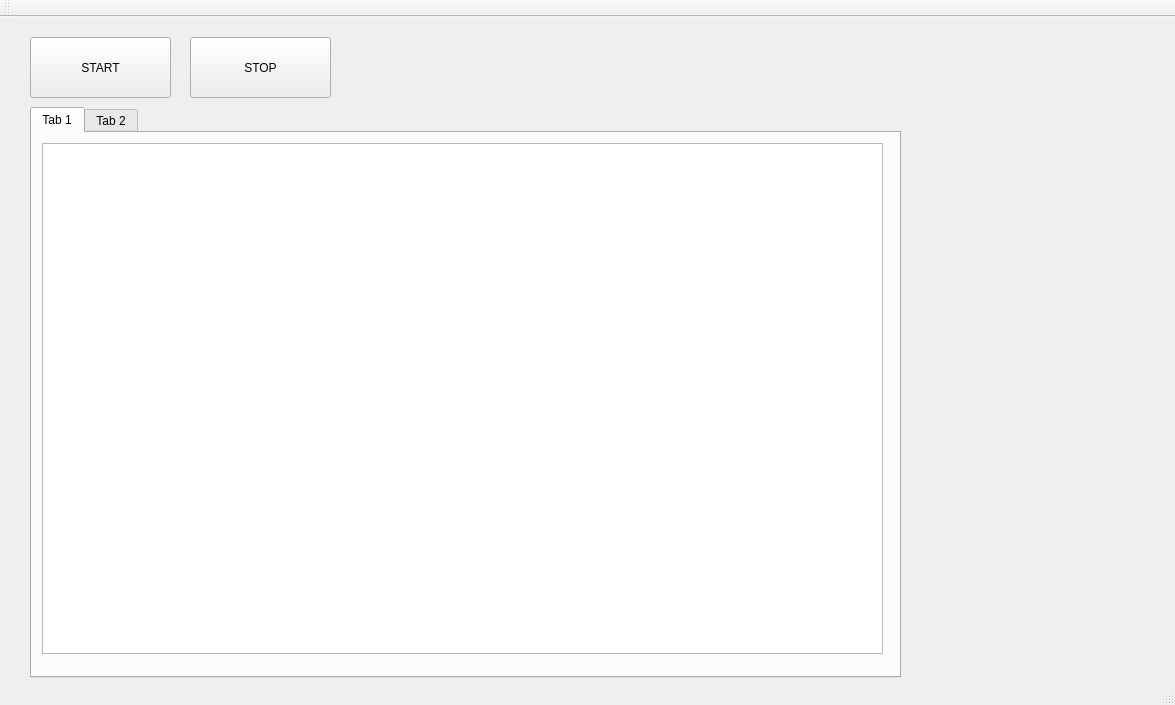
<?xml version="1.0" encoding="UTF-8"?>
<ui version="4.0">
 <class>Service</class>
 <widget class="QMainWindow" name="Service">
  <property name="geometry">
   <rect>
    <x>0</x>
    <y>0</y>
    <width>1175</width>
    <height>705</height>
   </rect>
  </property>
  <property name="windowTitle">
   <string>Service</string>
  </property>
  <widget class="QWidget" name="centralWidget">
   <widget class="QTabWidget" name="tabWidget">
    <property name="geometry">
     <rect>
      <x>30</x>
      <y>90</y>
      <width>871</width>
      <height>571</height>
     </rect>
    </property>
    <property name="currentIndex">
     <number>0</number>
    </property>
    <widget class="QWidget" name="serverInfoTab">
     <attribute name="title">
      <string>Tab 1</string>
     </attribute>
     <widget class="QTableWidget" name="clientTable">
      <property name="geometry">
       <rect>
        <x>10</x>
        <y>10</y>
        <width>841</width>
        <height>511</height>
       </rect>
      </property>
     </widget>
    </widget>
    <widget class="QWidget" name="preprocessingTab">
     <attribute name="title">
      <string>Tab 2</string>
     </attribute>
     <widget class="QLabel" name="originalImg">
      <property name="geometry">
       <rect>
        <x>20</x>
        <y>20</y>
        <width>271</width>
        <height>421</height>
       </rect>
      </property>
      <property name="text">
       <string/>
      </property>
     </widget>
     <widget class="QLabel" name="skeletonImg">
      <property name="geometry">
       <rect>
        <x>360</x>
        <y>20</y>
        <width>271</width>
        <height>421</height>
       </rect>
      </property>
      <property name="text">
       <string/>
      </property>
     </widget>
    </widget>
   </widget>
   <widget class="QPushButton" name="startServerBT">
    <property name="geometry">
     <rect>
      <x>30</x>
      <y>20</y>
      <width>141</width>
      <height>61</height>
     </rect>
    </property>
    <property name="text">
     <string>START</string>
    </property>
   </widget>
   <widget class="QPushButton" name="stopServerBT">
    <property name="geometry">
     <rect>
      <x>190</x>
      <y>20</y>
      <width>141</width>
      <height>61</height>
     </rect>
    </property>
    <property name="text">
     <string>STOP</string>
    </property>
   </widget>
  </widget>
  <widget class="QMenuBar" name="menuBar">
   <property name="geometry">
    <rect>
     <x>0</x>
     <y>0</y>
     <width>1175</width>
     <height>22</height>
    </rect>
   </property>
  </widget>
  <widget class="QToolBar" name="mainToolBar">
   <attribute name="toolBarArea">
    <enum>TopToolBarArea</enum>
   </attribute>
   <attribute name="toolBarBreak">
    <bool>false</bool>
   </attribute>
  </widget>
  <widget class="QStatusBar" name="statusBar"/>
 </widget>
 <layoutdefault spacing="6" margin="11"/>
 <resources/>
 <connections/>
</ui>
